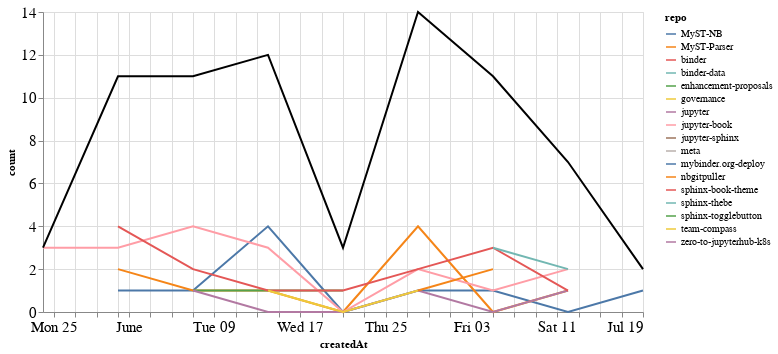

Write notebook code for a chart like this one.
### Markdown cell above
## PRs

### Code cell
prs_time = prs.groupby('repo').resample('W', on='createdAt').count()['author'].reset_index()
prs_time = prs_time.rename(columns={'author': 'count'})
prs_time_total = prs_time.groupby('createdAt').agg({"count": "sum"}).reset_index()

ch1 = alt.Chart(prs_time, width=600).mark_line().encode(
    x='createdAt',
    y='count',
    color='repo',
    tooltip="repo"
)

ch2 = alt.Chart(prs_time_total, width=600).mark_line(color="black").encode(
    x='createdAt',
    y='count',
)

ch1 + ch2

### Figure 1 — Vega-Lite specification as saved in the notebook (floating-point values rounded to 4 significant figures)
{"config": {"axisLeft": {"labelFontSize": 15}, "axisBottom": {"labelFontSize": 15}}, "layer": [{"data": {"name": "data-82dc7be88fc122f217c52681a16d5bda"}, "mark": "line", "encoding": {"color": {"type": "nominal", "field": "repo"}, "tooltip": {"type": "nominal", "field": "repo"}, "x": {"type": "temporal", "field": "createdAt"}, "y": {"type": "quantitative", "field": "count"}}, "width": 600}, {"data": {"name": "data-da1d392e9ec3b733aed2555c17d5f589"}, "mark": {"type": "line", "color": "black"}, "encoding": {"x": {"type": "temporal", "field": "createdAt"}, "y": {"type": "quantitative", "field": "count"}}, "width": 600}], "$schema": "https://vega.github.io/schema/vega-lite/v4.8.1.json", "datasets": {"data-82dc7be88fc122f217c52681a16d5bda": [{"repo": "MyST-NB", "createdAt": "2020-05-31T00:00:00", "count": 1}, {"repo": "MyST-NB", "createdAt": "2020-06-07T00:00:00", "count": 1}, {"repo": "MyST-NB", "createdAt": "2020-06-14T00:00:00", "count": 4}, {"repo": "MyST-NB", "createdAt": "2020-06-21T00:00:00", "count": 0}, {"repo": "MyST-NB", "createdAt": "2020-06-28T00:00:00", "count": 1}, {"repo": "MyST-NB", "createdAt": "2020-07-05T00:00:00", "count": 1}, {"repo": "MyST-NB", "createdAt": "2020-07-12T00:00:00", "count": 0}, {"repo": "MyST-NB", "createdAt": "2020-07-19T00:00:00", "count": 1}, {"repo": "MyST-Parser", "createdAt": "2020-05-31T00:00:00", "count": 2}, {"repo": "MyST-Parser", "createdAt": "2020-06-07T00:00:00", "count": 1}, {"repo": "MyST-Parser", "createdAt": "2020-06-14T00:00:00", "count": 1}, {"repo": "MyST-Parser", "createdAt": "2020-06-21T00:00:00", "count": 0}, {"repo": "MyST-Parser", "createdAt": "2020-06-28T00:00:00", "count": 4}, {"repo": "MyST-Parser", "createdAt": "2020-07-05T00:00:00", "count": 0}, {"repo": "MyST-Parser", "createdAt": "2020-07-12T00:00:00", "count": 1}, {"repo": "binder", "createdAt": "2020-06-28T00:00:00", "count": 1}, {"repo": "binder-data", "createdAt": "2020-06-21T00:00:00", "count": 1}, {"repo": "enhancement-proposals", "createdAt": "2020-06-07T00:00:00", "count": 1}, {"repo": "enhancement-proposals", "createdAt": "2020-06-14T00:00:00", "count": 1}, {"repo": "enhancement-proposals", "createdAt": "2020-06-21T00:00:00", "count": 1}, {"repo": "governance", "createdAt": "2020-05-31T00:00:00", "count": 1}, {"repo": "jupyter", "createdAt": "2020-06-07T00:00:00", "count": 1}, {"repo": "jupyter", "createdAt": "2020-06-14T00:00:00", "count": 0}, {"repo": "jupyter", "createdAt": "2020-06-21T00:00:00", "count": 0}, {"repo": "jupyter", "createdAt": "2020-06-28T00:00:00", "count": 1}, {"repo": "jupyter", "createdAt": "2020-07-05T00:00:00", "count": 0}, {"repo": "jupyter", "createdAt": "2020-07-12T00:00:00", "count": 1}, {"repo": "jupyter-book", "createdAt": "2020-05-24T00:00:00", "count": 3}, {"repo": "jupyter-book", "createdAt": "2020-05-31T00:00:00", "count": 3}, {"repo": "jupyter-book", "createdAt": "2020-06-07T00:00:00", "count": 4}, {"repo": "jupyter-book", "createdAt": "2020-06-14T00:00:00", "count": 3}, {"repo": "jupyter-book", "createdAt": "2020-06-21T00:00:00", "count": 0}, {"repo": "jupyter-book", "createdAt": "2020-06-28T00:00:00", "count": 2}, {"repo": "jupyter-book", "createdAt": "2020-07-05T00:00:00", "count": 1}, {"repo": "jupyter-book", "createdAt": "2020-07-12T00:00:00", "count": 2}, {"repo": "jupyter-sphinx", "createdAt": "2020-06-28T00:00:00", "count": 1}, {"repo": "meta", "createdAt": "2020-06-07T00:00:00", "count": 1}, {"repo": "mybinder.org-deploy", "createdAt": "2020-07-19T00:00:00", "count": 1}, {"repo": "nbgitpuller", "createdAt": "2020-06-28T00:00:00", "count": 1}, {"repo": "nbgitpuller", "createdAt": "2020-07-05T00:00:00", "count": 2}, {"repo": "sphinx-book-theme", "createdAt": "2020-05-31T00:00:00", "count": 4}, {"repo": "sphinx-book-theme", "createdAt": "2020-06-07T00:00:00", "count": 2}, {"repo": "sphinx-book-theme", "createdAt": "2020-06-14T00:00:00", "count": 1}, {"repo": "sphinx-book-theme", "createdAt": "2020-06-21T00:00:00", "count": 1}, {"repo": "sphinx-book-theme", "createdAt": "2020-06-28T00:00:00", "count": 2}, {"repo": "sphinx-book-theme", "createdAt": "2020-07-05T00:00:00", "count": 3}, {"repo": "sphinx-book-theme", "createdAt": "2020-07-12T00:00:00", "count": 1}, {"repo": "sphinx-thebe", "createdAt": "2020-07-05T00:00:00", "count": 3}, {"repo": "sphinx-thebe", "createdAt": "2020-07-12T00:00:00", "count": 2}, {"repo": "sphinx-togglebutton", "createdAt": "2020-06-14T00:00:00", "count": 1}, {"repo": "team-compass", "createdAt": "2020-06-14T00:00:00", "count": 1}, {"repo": "team-compass", "createdAt": "2020-06-21T00:00:00", "count": 0}, {"repo": "team-compass", "createdAt": "2020-06-28T00:00:00", "count": 1}, {"repo": "zero-to-jupyterhub-k8s", "createdAt": "2020-07-05T00:00:00", "count": 1}], "data-da1d392e9ec3b733aed2555c17d5f589": [{"createdAt": "2020-05-24T00:00:00", "count": 3}, {"createdAt": "2020-05-31T00:00:00", "count": 11}, {"createdAt": "2020-06-07T00:00:00", "count": 11}, {"createdAt": "2020-06-14T00:00:00", "count": 12}, {"createdAt": "2020-06-21T00:00:00", "count": 3}, {"createdAt": "2020-06-28T00:00:00", "count": 14}, {"createdAt": "2020-07-05T00:00:00", "count": 11}, {"createdAt": "2020-07-12T00:00:00", "count": 7}, {"createdAt": "2020-07-19T00:00:00", "count": 2}]}}
